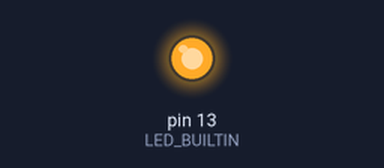
The sketch below on a simulated Arduino Uno, built with avr-gcc and run on an emulated ATmega328P. Parts: output pins drawn as LEDs (lit = HIGH).

Above: at 0.3 s.
At 7.16 s:
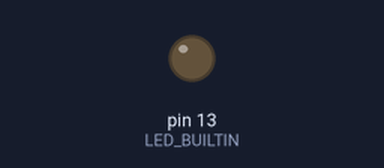
Timing chart, 0 to 7.5 s (numbered marks = the images above):
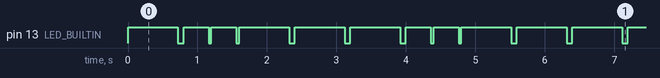

The sketch:

Blink.ino
```cpp
/* A blink program which blinks to the main rythmn of Beethoven's
 * Symphony No. 7, II Allegretto. 𝄆♩♪♪𝄀♩♩𝄇. BPM = 75.
 */

void setup() {
  // initialize digital pin LED_BUILTIN as an output.
  pinMode(LED_BUILTIN, OUTPUT);
  }


void quarter(){
  digitalWrite(LED_BUILTIN, HIGH);
  delay(720);
  digitalWrite(LED_BUILTIN, LOW);
  delay(80);
}

void eight(){
  digitalWrite(LED_BUILTIN, HIGH);
  delay(360);
  digitalWrite(LED_BUILTIN, LOW);
  delay(40);
}

void loop() {
  quarter();
  eight();
  eight();
  quarter();
  quarter();
}
```

Measured:
- by itself, pin 13 (LED_BUILTIN): repeats every 3.2 s: LOW 0.08 s, 2 × (HIGH 0.36 s, LOW 0.04 s), 2 × (HIGH 0.72 s, LOW 0.08 s), HIGH 0.72 s
- by itself, everything shown: repeats every 3.2 s, in 10 steps
